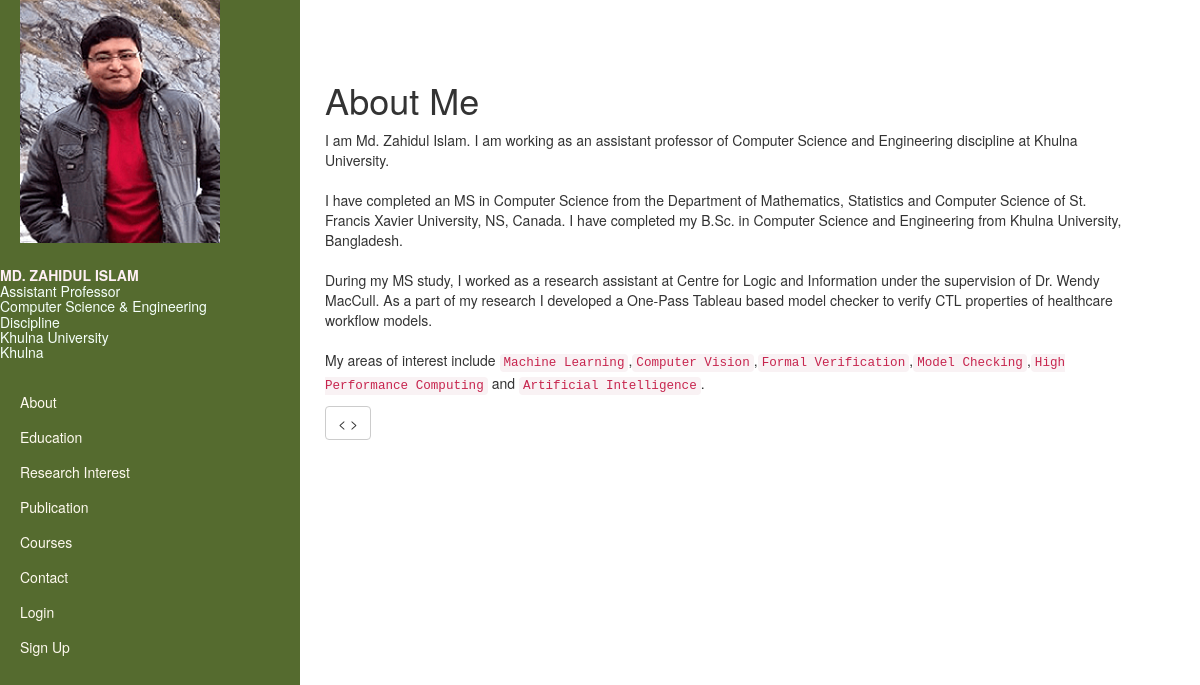
Page /about.php on the committed database.
### tables this page shows
CREATE TABLE IF NOT EXISTS `teacher` (
  `t_id` int(11) NOT NULL AUTO_INCREMENT,
  `name` varchar(50) NOT NULL,
  `email` varchar(100) NOT NULL,
  `photo` varchar(100) NOT NULL,
  `about` text NOT NULL,
  `designation` varchar(20) NOT NULL,
  `phone` int(20) NOT NULL,
  `password` varchar(100) NOT NULL,
  `last_login` datetime NOT NULL,
  PRIMARY KEY (`t_id`),
  UNIQUE KEY `email` (`email`)
);

### about.php (the view, shortened to what this page needs)
<?php
include_once 'login and registration form\dbconnect.php';
$sql = "SELECT * FROM `teacher` WHERE t_id=3";
$basic_info = mysqli_query($connection, $sql);
$row = mysqli_fetch_array($basic_info);
$name = $row['name'];
$designation = $row['designation'];
?>
<!DOCTYPE html>
<html lang="en">
<head>
    <link href="css/bootstrap.min.css" rel="stylesheet">
    <link href="css/simple-sidebar.css" rel="stylesheet">
</head>
<body>
<div id="wrapper">
        <div id="sidebar-wrapper">
            <ul class="sidebar-nav">
                <li class="sidebar-brand">
                <img src="zahid.png">
                    <a class="info">
                       <H5><br><strong style="text-transform: uppercase; color:LavenderBlush "><?php echo $name ?></strong><br><?php echo $designation ?><br>Computer Science &amp; Engineering Discipline<br>Khulna University<br>Khulna</H5>
                    </a>
                </li>
                <li>
                    <a href="about.php">About</a>
                </li>
                <li>
                    <a href="education.php">Education</a>
                </li>
                <li>
                    <a href="research.php">Research Interest</a>
                </li>
                <li>
                    <a href="publication.php">Publication</a>
                </li>
                <li>
                    <a href="courses.php">Courses</a>
                </li>
                <li>
                    <a href="contact.php">Contact</a>
                </li>
                <?php if (isset($_SESSION['usr_id'])) { ?>
                <li class="uName" style="color:LavenderBlush "><a style="text-transform: uppercase;" >Logged in as <?php echo $_SESSION['usr_name']; ?></a></li>
                <li class="menu-item"><a href="login and registration form\logout.php">Log Out</a></li>
                <?php } else { ?>
                <li class="SignIn"><a href="login and registration form\login.php">Login</a></li>
                <li class="SignIn"><a href="login and registration form\register.php">Sign Up</a></li>
                <?php } ?>
            </ul>
        </div>
        <?php
$result = mysqli_query($connection, "SELECT name, email, photo, about, designation, phone FROM teacher WHERE name = 'Md. Zahidul Islam' ");
$row = mysqli_fetch_array($result);
$about = $row['about'];
?>
        <div id="page-content-wrapper">
            <div class="container-fluid">
                <div class="row">
                    <div class="col-lg-12">
                        <h1>About Me</h1>
                        <p><?php echo $about ?></p>
                        <a href="#menu-toggle" class="btn btn-default" id="menu-toggle">&lt; &gt;</a>
                    </div>
                </div>
            </div>
        </div>
    </div>
</body>
</html>

### css/simple-sidebar.css (style rules this page uses)
body { overflow-x: hidden; }
#wrapper { padding-left: 0; -webkit-transition: all 0.5s ease; -moz-transition: all 0.5s ease; -o-transition: all 0.5s ease; transition: all 0.5s ease; }
#sidebar-wrapper { z-index: 1000; position: fixed; left: 250px; width: 0; height: 100%; margin-left: -250px; overflow-y: auto; background: DarkOliveGreen; -webkit-transition: all 0.5s ease; -moz-transition: all 0.5s ease; -o-transition: all 0.5s ease; transition: all 0.5s ease; }
#page-content-wrapper { width: 100%; position: absolute; padding: 15px; }
.sidebar-nav { position: absolute; top: 0; width: 260px; margin: 0; padding: 0; list-style: none; }
.sidebar-nav li { text-indent: 20px; line-height: 35px; }
.sidebar-nav li a { display: block; text-decoration: none; color: FloralWhite ; }
.sidebar-nav > .sidebar-brand { height: 385px; font-size: 18px; line-height: 50px; }
.sidebar-nav > .sidebar-brand a { color: white; }
.sidebar-nav > .sidebar-brand .info { color: MintCream ; }
@media (min-width:768px) { #wrapper { padding-left: 250px; } }
@media (min-width:768px) { #sidebar-wrapper { width: 300px; } }
@media (min-width:768px) { #page-content-wrapper { padding: 60px; position: relative; } }

### rows in the picture
teacher: name "MD. ZAHIDUL ISLAM", designation "Assistant Professor", about "I am Md. Zahidul Islam. I am working as an assistant professor of Computer Science and Engineering discipline at Khulna University. I have completed an MS in Computer Science from the Department of Mathematics, Statistics and Computer Science of St. Francis Xavier University, NS, Canada. I have completed my B.Sc. in Computer Science and Engineering from Khulna University, Bangladesh. During my MS study, I worked as a research assistant at Centre for Logic and Information under the supervision of Dr. Wendy MacCull. As a part of my research I developed a One-Pass Tableau based model checker to verify CTL properties of healthcare workflow models. My areas of interest include Machine Learning ,…"
